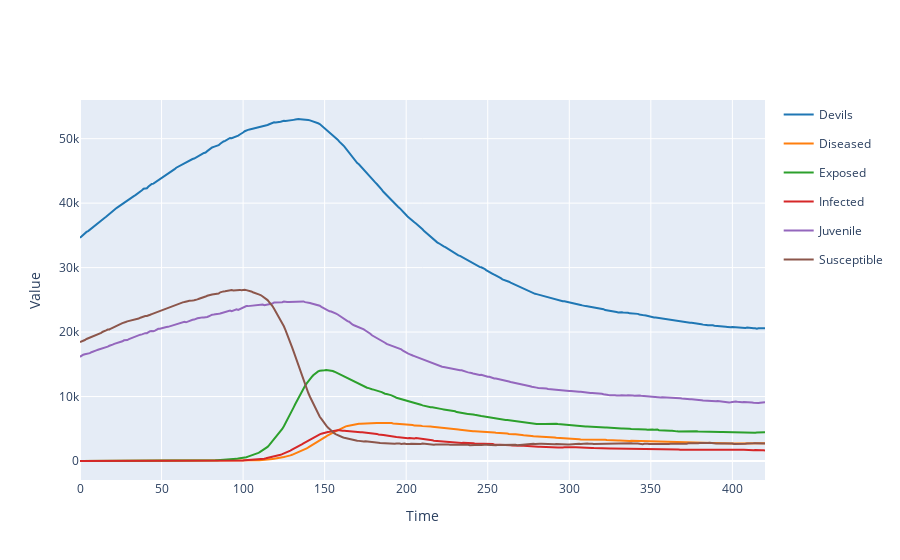

Write notebook code for a chart like this one.
### Code cell
results = model.run(solver=solver)
results.plotplotly()

### Figure 1 — Plotly figure (JSON) as saved in the notebook; plotly's stock layout.template omitted (floating-point values rounded to 4 significant figures; data arrays with more than 128 entries replaced by an {"elided": "..."} marker saying what was removed)
{"data": [{"legendgroup": "Devils", "line": {"color": "#1f77b4"}, "mode": "lines", "name": "Devils", "type": "scatter", "x": {"elided": "421 int values"}, "y": {"elided": "421 int values"}}, {"legendgroup": "Diseased", "line": {"color": "#ff7f0e"}, "mode": "lines", "name": "Diseased", "type": "scatter", "x": {"elided": "421 int values"}, "y": {"elided": "421 int values"}}, {"legendgroup": "Exposed", "line": {"color": "#2ca02c"}, "mode": "lines", "name": "Exposed", "type": "scatter", "x": {"elided": "421 int values"}, "y": {"elided": "421 int values"}}, {"legendgroup": "Infected", "line": {"color": "#d62728"}, "mode": "lines", "name": "Infected", "type": "scatter", "x": {"elided": "421 int values"}, "y": {"elided": "421 int values"}}, {"legendgroup": "Juvenile", "line": {"color": "#9467bd"}, "mode": "lines", "name": "Juvenile", "type": "scatter", "x": {"elided": "421 int values"}, "y": {"elided": "421 int values"}}, {"legendgroup": "Susceptible", "line": {"color": "#8c564b"}, "mode": "lines", "name": "Susceptible", "type": "scatter", "x": {"elided": "421 int values"}, "y": {"elided": "421 int values"}}], "layout": {"showlegend": true, "title": {"text": ""}, "xaxis": {"title": {"text": "Time"}}, "yaxis": {"title": {"text": "Value"}}}}
